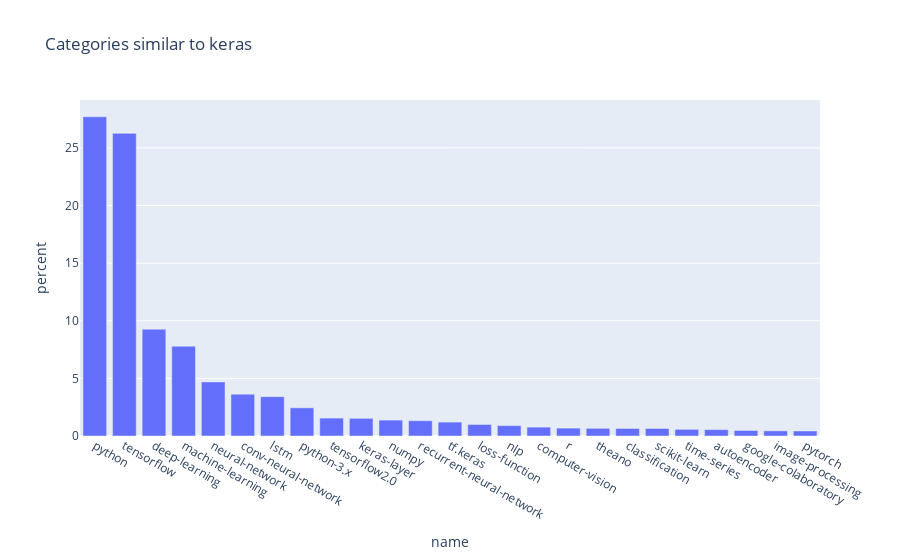

The notebook cell saved with this chart:
### Code cell
build_chart("keras")

### Figure 1 — Plotly figure (JSON) as saved in the notebook; plotly's stock layout.template omitted (floating-point values rounded to 4 significant figures)
{"data": [{"alignmentgroup": "True", "hovertemplate": "name=%{x}<br>percent=%{y}<extra></extra>", "legendgroup": "", "marker": {"color": "#636efa", "pattern": {"shape": ""}}, "name": "", "offsetgroup": "", "orientation": "v", "showlegend": false, "textposition": "auto", "type": "bar", "x": ["python", "tensorflow", "deep-learning", "machine-learning", "neural-network", "conv-neural-network", "lstm", "python-3.x", "tensorflow2.0", "keras-layer", "numpy", "recurrent-neural-network", "tf.keras", "loss-function", "nlp", "computer-vision", "r", "theano", "classification", "scikit-learn", "time-series", "autoencoder", "google-colaboratory", "image-processing", "pytorch"], "xaxis": "x", "y": [27.69, 26.26, 9.268, 7.79, 4.694, 3.629, 3.412, 2.445, 1.554, 1.532, 1.38, 1.326, 1.206, 0.9996, 0.9018, 0.7714, 0.6845, 0.6628, 0.6519, 0.6519, 0.5758, 0.5541, 0.4781, 0.4455, 0.4346], "yaxis": "y"}], "layout": {"barmode": "relative", "legend": {"tracegroupgap": 0}, "title": {"text": "Categories similar to keras"}, "xaxis": {"anchor": "y", "domain": [0, 1], "title": {"text": "name"}}, "yaxis": {"anchor": "x", "domain": [0, 1], "title": {"text": "percent"}}}}
